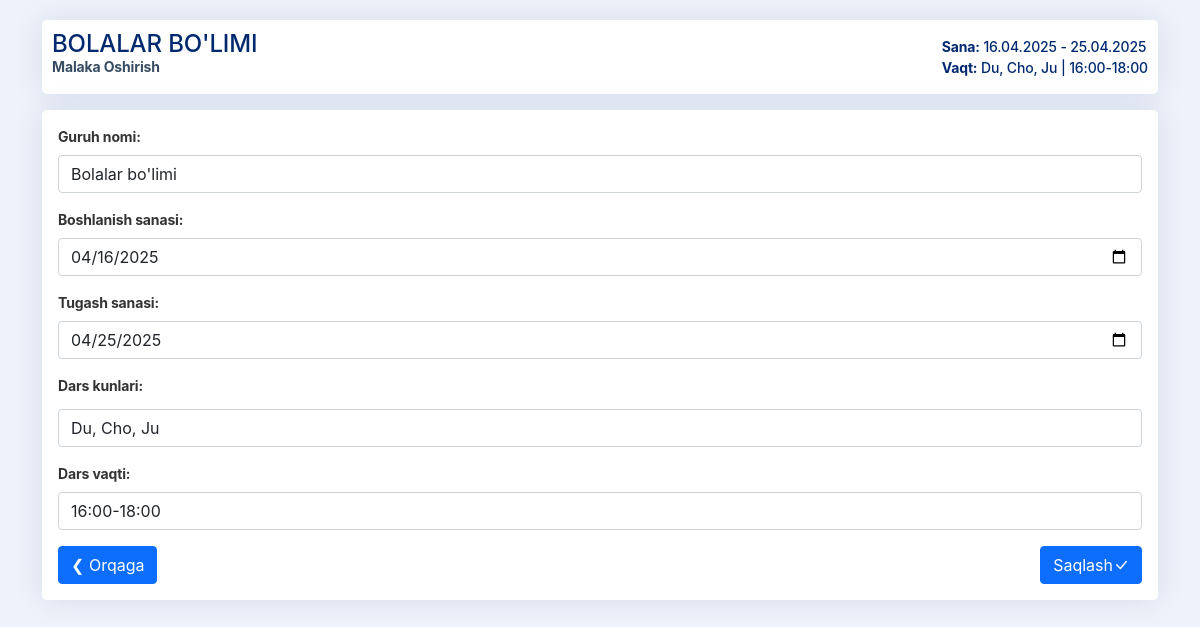
Page /guruh/1/tahrirlash/ on the earlier database version.
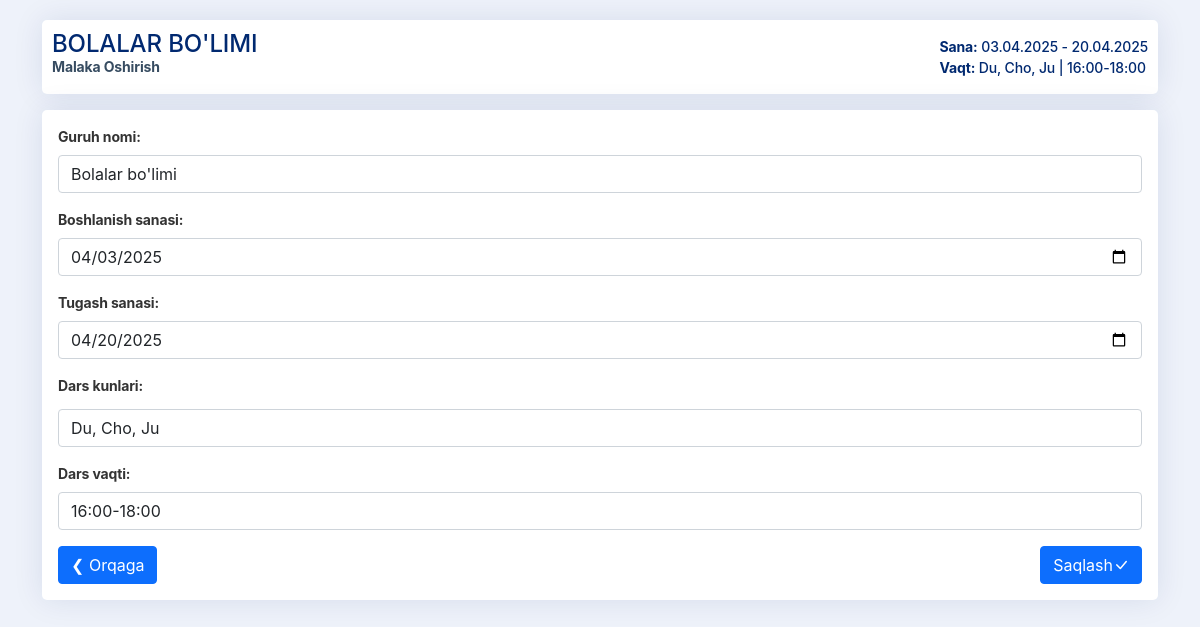
Same page on the later database version.
### center/models.py (models this page shows, shortened)
class Group(models.Model):
    DAYS_CHOICES = [
        ('Du, Cho, Ju', 'Du, Cho, Ju'),
        ('Se, Pa, Sha', 'Se, Pa, Sha'),
    ]
    name = models.CharField(max_length=100)
    start_date = models.DateField()
    end_date = models.DateField(null=True, blank=True)
    days = models.CharField(max_length=50, choices=DAYS_CHOICES, blank=True, null=True)  # Dars kunlari
    time = models.CharField(max_length=20, blank=True, null=True)  # Dars vaqti
    is_archived = models.BooleanField(default=False)  # Arxivlangan guruh

### center/views.py (the view)
# urls.py: path('guruh/<int:group_id>/tahrirlash/', views.edit_group, name='edit_group'), # Tahrirlash
def edit_group(request, group_id):# Guruhni tahrirlash
    group = get_object_or_404(Group, id=group_id)
    if request.method == 'POST':
        form = GroupForm(request.POST, instance=group)
        if form.is_valid():
            form.save()
            messages.success(request, f"{group.name} guruhi muvaffaqiyatli tahrirlandi!")
            return redirect('group_detail', group_id=group.id)
    else:
        form = GroupForm(instance=group)
    return render(request, 'center/edit_group.html', {'form': form, 'group': group})

### center/forms.py
class GroupForm(forms.ModelForm):
    class Meta:
        model = Group
        fields = ['name', 'start_date', 'end_date', 'days', 'time']
        widgets = {
            'start_date': DateInput(format='%Y-%m-%d', attrs={'type': 'date', 'class': 'form-control'}),
            'end_date': DateInput(format='%Y-%m-%d', attrs={'type': 'date', 'class': 'form-control'}),
        }
    def __init__(self, *args, **kwargs):
        super().__init__(*args, **kwargs)
        if self.instance and self.instance.start_date:
            self.initial['start_date'] = self.instance.start_date.strftime('%Y-%m-%d')
        if self.instance and self.instance.end_date:
            self.initial['end_date'] = self.instance.end_date.strftime('%Y-%m-%d')

### center/templates/center/edit_group.html (shortened to what this page needs)
{% extends "center/base.html" %}
{% block content %}
{% load widget_tweaks %}
<div class="d-flex justify-content-between align-items-center flex-wrap page-title">
  <h4>
    {{ group.name }}
    <span>Malaka oshirish</span>
  </h4>
  <div>
    <strong>Sana:</strong> {{ group.start_date|date:"d.m.Y" }} -  {{ group.end_date|date:"d.m.Y" }}<br>
    <strong>Vaqt:</strong> {{ group.days }} | {{ group.time }} <br>
  </div>
</div>
<form method="post" class="mt-3 p-3 form-crm">
  <div class="mb-3">
    <label class="form-label" for="{{ form.name.id_for_label }}">Guruh nomi:</label>
    {{ form.name|add_class:"form-control" }}
  </div>
  <div class="mb-3">
    <label class="form-label" for="{{ form.start_date.id_for_label }}">Boshlanish sanasi:</label>
    {{ form.start_date|add_class:"form-control" }}
  </div>
  <div class="mb-3">
    <label class="form-label" for="{{ form.end_date.id_for_label }}">Tugash sanasi:</label>
    {{ form.end_date|add_class:"form-control" }}
  </div>
  <div class="mb-3">
    <label class="form-label" for="{{ form.days.id_for_label }}">Dars kunlari:</label>
    {{ form.days|add_class:"form-control" }}
  </div>
  <div class="mb-3">
    <label class="form-label" for="{{ form.time.id_for_label }}">Dars vaqti:</label>
    {{ form.time|add_class:"form-control" }}
  </div>
  <div class="d-flex justify-content-between mt-3">
    <a href="{% url 'group_detail' group.id %}">
      <button class="btn btn-primary" type="button">❮ Orqaga</button>
    </a>
    <button type="submit" class="btn btn-primary">Saqlash<i class="bi bi-check-lg"></i></button>
  </div>
</form>
{% endblock %}

Differences in the rows shown:
changed Group "BOLALAR BO'LIMI": start_date "16.04.2025" → "03.04.2025"; end_date "25.04.2025" → "20.04.2025"; start_date "04/16/2025" → "04/03/2025"; end_date "04/25/2025" → "04/20/2025"
